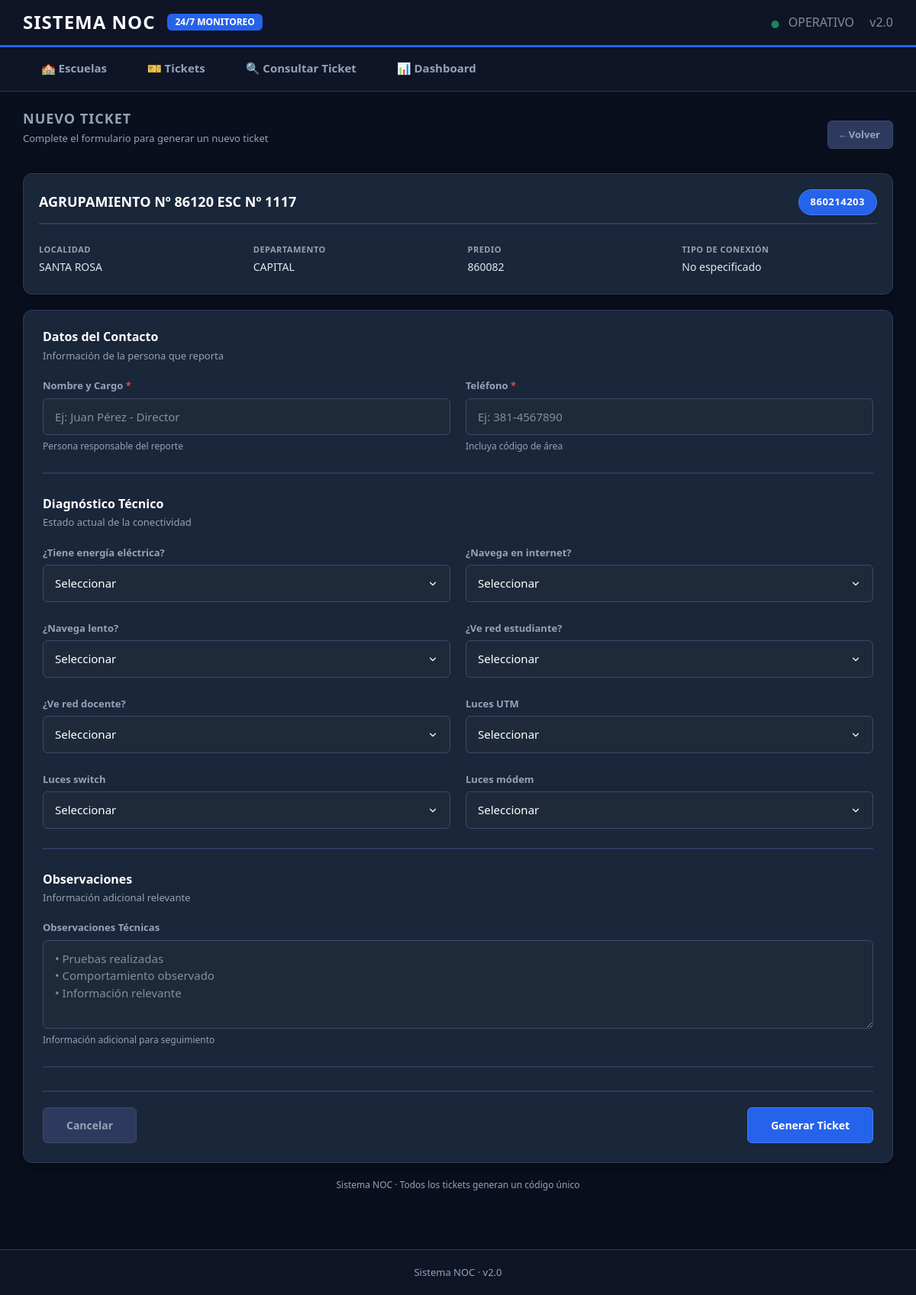
Screenshot of /escuelas/1/nuevo-ticket/ with the database file from the repository.
### core/models.py (models this page shows, shortened)
class Escuela(models.Model):
    ESTADOS = [
        ("OK", "Operativo"),
        ("LENTO", "Lento"),
        ("CAIDO", "Caído"),
        ("SIN_DATOS", "Sin datos"),
    ]
    numero = models.IntegerField(null=True, blank=True)
    predio_final = models.CharField(max_length=50, blank=True)
    unificar = models.CharField(max_length=50, blank=True)
    predio = models.CharField(max_length=50, blank=True)
    cue = models.CharField(max_length=20)
    escuelas = models.CharField(max_length=250)
    localidad = models.CharField(max_length=150)
    departamento = models.CharField(max_length=150)
    nivel = models.CharField(max_length=100)
    lat = models.FloatField(null=True, blank=True)
    lon = models.FloatField(null=True, blank=True)
    internet = models.CharField(max_length=100, blank=True)
    estado = models.CharField(
        max_length=10,
        choices=ESTADOS,
        default="SIN_DATOS"
    )

### core/views.py (the view, shortened to what this page needs)
# urls.py: path("escuelas/<int:id>/nuevo-ticket/", views.nuevo_ticket, name="nuevo_ticket"),
def nuevo_ticket(request, id):
    escuela = get_object_or_404(Escuela, id=id)
    def to_bool(v):
        if v == "1":
            return True
        if v == "0":
            return False
        return None
    return render(request, "core/nuevo_ticket.html", {
        "escuela": escuela
    })

### core/templates/core/nuevo_ticket.html (shortened to what this page needs)
<!DOCTYPE html>
<html lang="es">
<head>
    <link href="https://cdn.jsdelivr.net/npm/bootstrap@5.3.0/dist/css/bootstrap.min.css" rel="stylesheet">
    <link rel="stylesheet" href="https://cdn.jsdelivr.net/npm/bootstrap-icons@1.11.3/font/bootstrap-icons.min.css">
</head>
<body>
    <div class="noc-header">
        <div class="d-flex align-items-center gap-3">
            <h1>SISTEMA NOC</h1>
            <span class="badge">24/7 MONITOREO</span>
        </div>
        <div class="text-white-50">
            <i class="bi bi-circle-fill text-success me-2" style="font-size: 10px;"></i>
            <span class="me-3">OPERATIVO</span>
            <span>v2.0</span>
        </div>
    </div>
    <nav class="noc-nav">
        <ul class="nav-menu">
            <li class="nav-item">
                <a href="{% url 'lista_escuelas' %}" class="nav-link">🏫 Escuelas</a>
            </li>
            <li class="nav-item">
                <a href="{% url 'lista_tickets' %}" class="nav-link">🎫 Tickets</a>
            </li>
            <li class="nav-item">
                <a href="{% url 'consultar_ticket' %}" class="nav-link">🔍 Consultar Ticket</a>
            </li>
            <li class="nav-item">
                <a href="{% url 'dashboard_noc' %}" class="nav-link">📊 Dashboard</a>
            </li>
        </ul>
    </nav>
    <div class="main-content">
        <div class="page-header">
            <div>
                <div class="header-title">
                    <h1>Nuevo Ticket</h1>
                </div>
                <p class="header-subtitle">Complete el formulario para generar un nuevo ticket</p>
            </div>
            <a href="{% url 'detalle_escuela' escuela.id %}" class="btn-back">
                ← Volver
            </a>
        </div>
        <div class="school-card">
            <div class="school-header">
                <h2>{{ escuela.escuelas }}</h2>
                <span class="school-cue">{{ escuela.cue }}</span>
            </div>
            <div class="info-grid">
                <div class="info-item">
                    <div class="info-label">Localidad</div>
                    <div class="info-value">{{ escuela.localidad }}</div>
                </div>
                <div class="info-item">
                    <div class="info-label">Departamento</div>
                    <div class="info-value">{{ escuela.departamento }}</div>
                </div>
                <div class="info-item">
                    <div class="info-label">Predio</div>
                    <div class="info-value">{{ escuela.predio_final|default:"-" }}</div>
                </div>
                <div class="info-item">
                    <div class="info-label">Tipo de Conexión</div>
                    <div class="info-value">{{ escuela.tipo_antena|default:"No especificado" }}</div>
                </div>
            </div>
        </div>
        <div class="form-card">
            <form method="post" id="diagnosticoForm">
                <div class="form-section">
                    <div class="section-title">
                        <h3>Datos del Contacto</h3>
                        <p class="section-subtitle">Información de la persona que reporta</p>
                    </div>
                    <div class="form-grid">
                        <div class="form-group">
                            <label for="contacto" class="required">Nombre y Cargo</label>
                            <input type="text" id="contacto" name="contacto" class="form-control" required
                                   placeholder="Ej: Juan Pérez - Director">
                            <span class="field-hint">Persona responsable del reporte</span>
                        </div>
                        <div class="form-group">
                            <label for="telefono" class="required">Teléfono</label>
                            <input type="text" id="telefono" name="telefono" class="form-control" required
                                   placeholder="Ej: 381-4567890">
                            <span class="field-hint">Incluya código de área</span>
                        </div>
                    </div>
                </div>
                <div class="form-section">
                    <div class="section-title">
                        <h3>Diagnóstico Técnico</h3>
                        <p class="section-subtitle">Estado actual de la conectividad</p>
                    </div>
                    <div class="form-grid">
                        <div class="form-group">
                            <label>¿Tiene energía eléctrica?</label>
                            <select name="tiene_energia" class="form-control diagnostico-field">
                                <option value="">Seleccionar</option>
                            </select>
                        </div>
                        <div class="form-group">
                            <label>¿Navega en internet?</label>
                            <select name="navega" class="form-control diagnostico-field" id="navegaSelect">
                                <option value="">Seleccionar</option>
                            </select>
                        </div>
                        <div class="form-group">
                            <label>¿Navega lento?</label>
                            <select name="navega_lento" class="form-control diagnostico-field">
                                <option value="">Seleccionar</option>
                            </select>
                        </div>
                        <div class="form-group">
                            <label>¿Ve red estudiante?</label>
                            <select name="ve_red_estudiante" class="form-control diagnostico-field">
                                <option value="">Seleccionar</option>
                            </select>
                        </div>
                        <div class="form-group">
                            <label>¿Ve red docente?</label>
                            <select name="ve_red_docente" class="form-control diagnostico-field">
                                <option value="">Seleccionar</option>
                            </select>
                        </div>
                        <div class="form-group">
                            <label>Luces UTM</label>
                            <select name="luces_utmc" class="form-control diagnostico-field">
                                <option value="">Seleccionar</option>
                            </select>
                        </div>
                        <div class="form-group">
                            <label>Luces switch</label>
                            <select name="luces_switch" class="form-control diagnostico-field">
                                <option value="">Seleccionar</option>
                            </select>
                        </div>
                        <div class="form-group">
                            <label>Luces módem</label>
                            <select name="luces_modem" class="form-control diagnostico-field">
                                <option value="">Seleccionar</option>
                            </select>
                        </div>
                    </div>
                </div>
                <div class="form-section">
                    <div class="section-title">
                        <h3>Observaciones</h3>
                        <p class="section-subtitle">Información adicional relevante</p>
                    </div>
                    <div class="form-group">
                        <label>Observaciones Técnicas</label>
                        <textarea name="observaciones" class="form-control" rows="4"
                            placeholder="• Pruebas realizadas&#10;• Comportamiento observado&#10;• Información relevante"></textarea>
                        <span class="field-hint">Información adicional para seguimiento</span>
                    </div>
                </div>
                <div class="form-actions">
                    <a href="{% url 'detalle_escuela' escuela.id %}" class="btn btn-secondary">
                        Cancelar
                    </a>
                    <button type="submit" class="btn btn-primary">
                        Generar Ticket
                    </button>
                </div>
            </form>
        </div>
        <div class="footer-note">
            Sistema NOC · Todos los tickets generan un código único
        </div>
    </div>
    <footer class="noc-footer">
        <div>Sistema NOC · v2.0</div>
    </footer>
</body>
</html>

### rows the page displays
Escuela: escuelas "AGRUPAMIENTO Nº 86120 ESC Nº 1117", cue "860214203", localidad "SANTA ROSA", departamento "CAPITAL", predio_final "860082"

### other values shown
{{ escuela.tipo_antena|default:"No especificado" }} "No especificado"
